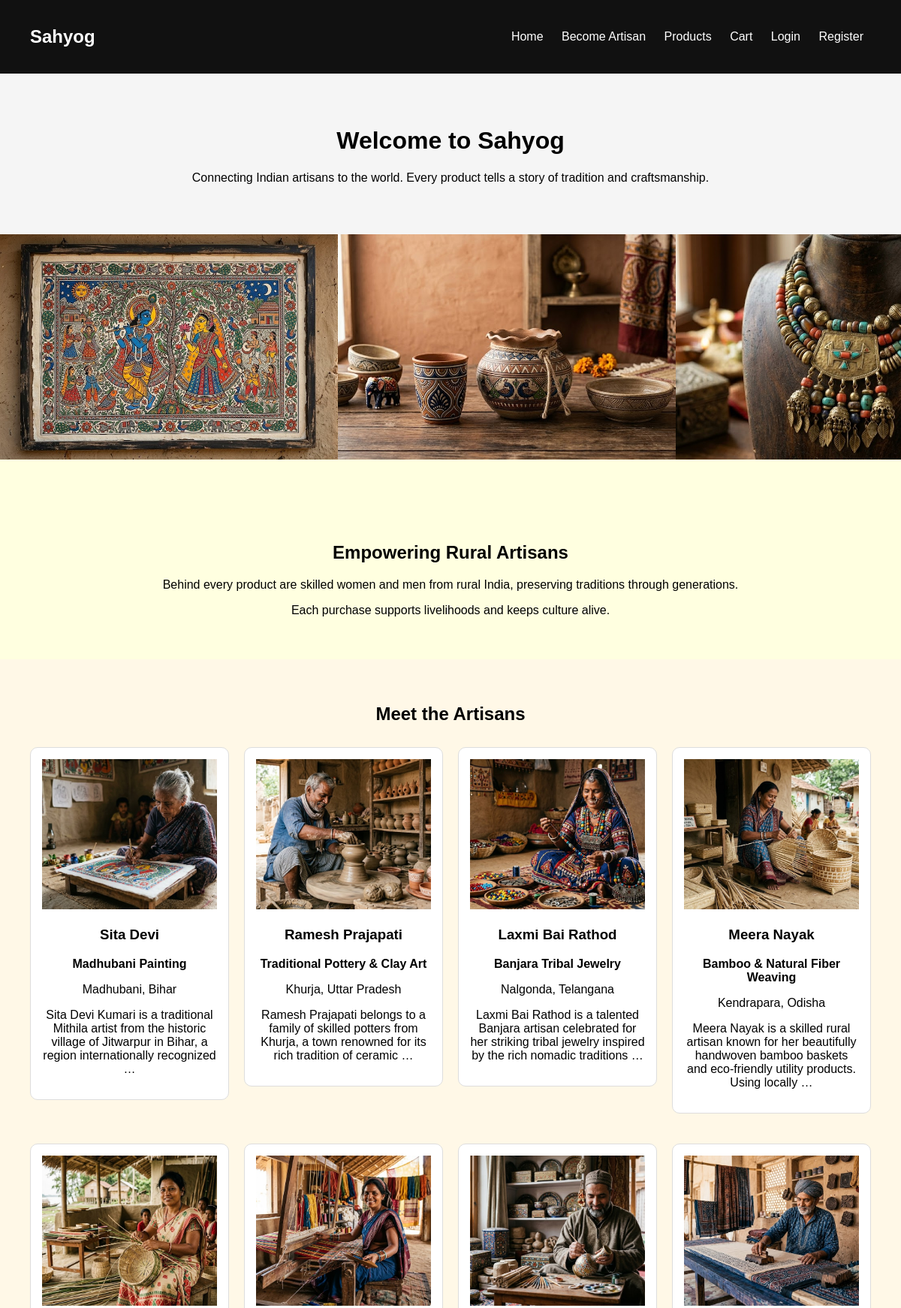
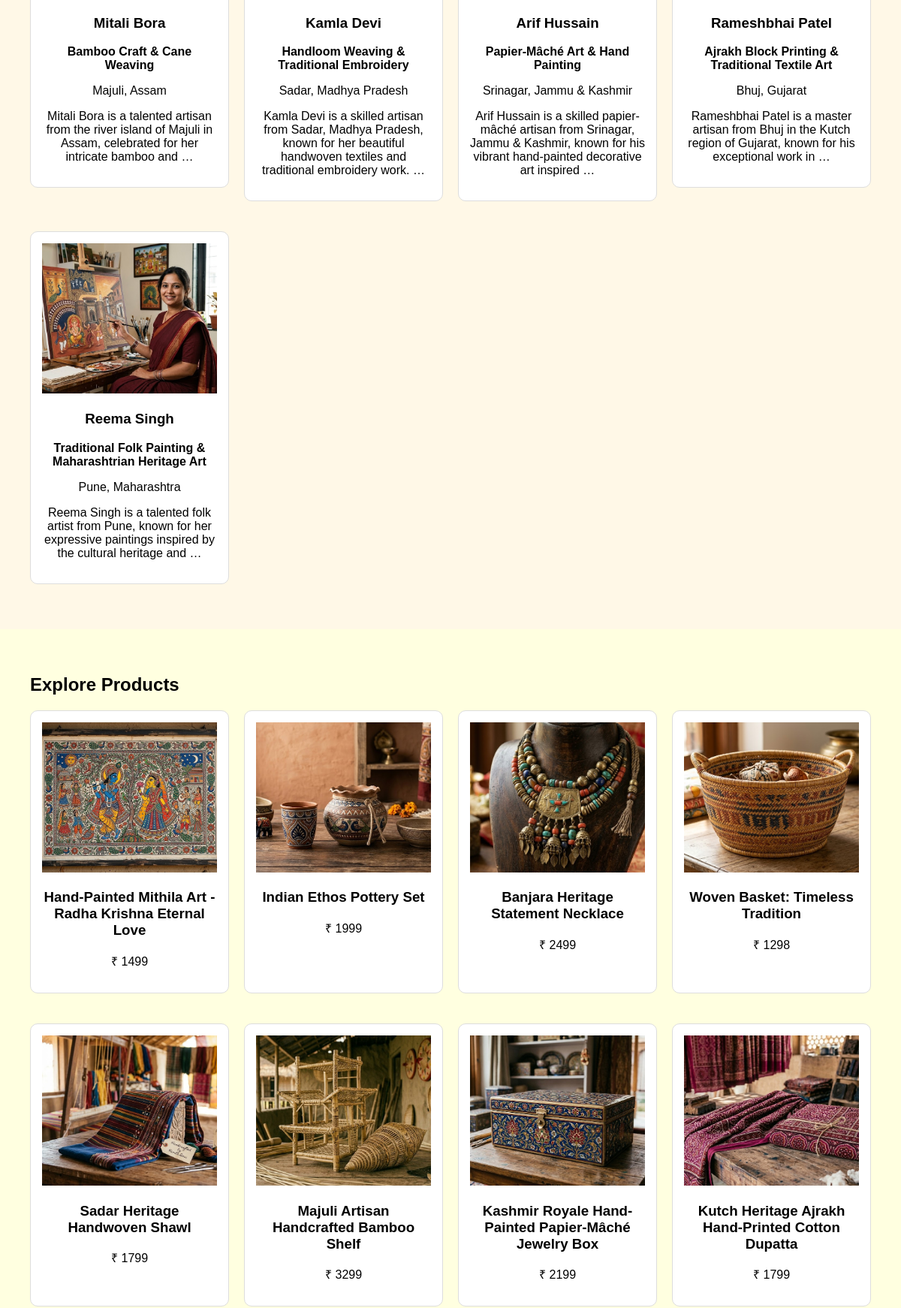
The page / (upper part) on the database its author committed (2 pictures, top to bottom).
### store/models.py (models this page shows, shortened)
class Product(models.Model):
    artisan = models.ForeignKey(Artisan, on_delete=models.CASCADE, null=True)
    name = models.CharField(max_length=200)
    price = models.IntegerField()
    description = models.TextField()
    image = models.ImageField(upload_to='products/')

class Artisan(models.Model):
    user = models.OneToOneField(
    User,
    on_delete=models.CASCADE,
    null=True,
    blank=True,
    related_name='artisan'
)
    name = models.CharField(max_length=100)
    village = models.CharField(max_length=100)
    craft = models.CharField(max_length=100)
    story = models.TextField()
    image = models.ImageField(upload_to='artisans/')

### store/views.py (the view)
# urls.py: 2. Add a URL to urlpatterns:  path('', views.home, name='home')
def home(request):
    products = Product.objects.all()
    slider_products = Product.objects.all()[:10]
    artisans = Artisan.objects.all()
    is_artisan = False
    if request.user.is_authenticated:
        is_artisan = Artisan.objects.filter(
            user=request.user
        ).exists()
    return render(request, 'index.html', {
        'products': products,
        'slider_products': slider_products,
        'artisans': artisans,
        'is_artisan': is_artisan
    })

### store/context_processors.py (called while the page is built)
def artisan_status(request):
    is_artisan = False
    if request.user.is_authenticated:
        is_artisan = Artisan.objects.filter(user=request.user).exists()
    return { 'is_artisan': is_artisan }

### templates/index.html (shortened to what this page needs)
{% extends 'base.html' %}
{% load static %}
{% block content %}
<div class="hero">
    <h1>Welcome to Sahyog</h1>
    <p>
        Connecting Indian artisans to the world.
        Every product tells a story of tradition and craftsmanship.
    </p>
</div>
<div class="slider">
    <div class="slides">
        {% for product in slider_products %}
            <img src="{{ product.image.url }}">
        {% endfor %}
    </div>
</div>
<div class="about">
    <h2>Empowering Rural Artisans</h2>
    <p>
        Behind every product are skilled women and men from rural India,
        preserving traditions through generations.
    </p>
    <p>
        Each purchase supports livelihoods and keeps culture alive.
    </p>
</div>
<div class="artisan-section">
    <h2>Meet the Artisans</h2>
    <div class="products">
        {% for artisan in artisans %}
        <a href="{% url 'artisan_detail' artisan.id %}" class="artisan-link">
        <div class="card artisan-card">
        <img src="{{ artisan.image.url }}">
        <h3>{{ artisan.name }}</h3>
        <p><strong>{{ artisan.craft }}</strong></p>
        <p>{{ artisan.village }}</p>
        <p>{{ artisan.story|truncatewords:20 }}</p>
    </div>
    </a>
    {% endfor %}
    </div>
</div>
<div class="container">
    <h2>Explore Products</h2>
    <div class="products">
        {% for product in products %}
            <div class="card">
                <img src="{{ product.image.url }}">
                <h3>{{ product.name }}</h3>
                <p>₹ {{ product.price }}</p>
            </div>
        {% endfor %}
    </div>
</div>
{% endblock %}

### static/css/style.css (style rules this page uses)
body { margin: 0; font-family: Arial; background: lightyellow; }
.hero { background: #f5f5f5; padding: 50px; text-align: center; }
.slider { width: 100%; height: 350px; overflow: hidden; }
.slides { display: flex; animation: slide 10s infinite; }
.slides img { width: 450px; height: 300px; object-fit: cover; }
.about { padding: 40px; text-align: center; }
.container { padding: 40px; }
.products { display: grid; grid-template-columns: repeat(auto-fill, minmax(220px, 1fr)); gap: 20px; }
.card { border: 1px solid #ddd; padding: 15px; text-align: center; border-radius: 10px; background: white; }
.card img { width: 100%; height: 200px; object-fit: cover; }
.artisan-section { padding: 40px; background: #fff8e7; }
.artisan-section h2 { text-align: center; margin-bottom: 30px; }
.artisan-link { text-decoration: none; color: black; }
.card { margin-bottom: 20px; }

### rows shown on the page
Product: image (picture), name "Hand-Painted Mithila Art - Radha Krishna Eternal Love", price "1499"
Product: image (picture), name "Indian Ethos Pottery Set", price "1999"
Product: image (picture), name "Banjara Heritage Statement Necklace", price "2499"
Artisan: image (picture), name "Sita Devi", craft "Madhubani Painting", village "Madhubani, Bihar", story "Sita Devi Kumari is a traditional Mithila artist from the historic village of Jitwarpur in Bihar, a region internationally recognized …"
Artisan: image (picture), name "Ramesh Prajapati", craft "Traditional Pottery & Clay Art", village "Khurja, Uttar Pradesh", story "Ramesh Prajapati belongs to a family of skilled potters from Khurja, a town renowned for its rich tradition of ceramic …"
Artisan: image (picture), name "Laxmi Bai Rathod", craft "Banjara Tribal Jewelry", village "Nalgonda, Telangana", story "Laxmi Bai Rathod is a talented Banjara artisan celebrated for her striking tribal jewelry inspired by the rich nomadic traditions …"
Artisan: image (picture), name "Meera Nayak", craft "Bamboo & Natural Fiber Weaving", village "Kendrapara, Odisha", story "Meera Nayak is a skilled rural artisan known for her beautifully handwoven bamboo baskets and eco-friendly utility products. Using locally …"
Artisan: image (picture), name "Mitali Bora", craft "Bamboo Craft & Cane Weaving", village "Majuli, Assam", story "Mitali Bora is a talented artisan from the river island of Majuli in Assam, celebrated for her intricate bamboo and …"
Artisan: image (picture), name "Kamla Devi", craft "Handloom Weaving & Traditional Embroidery", village "Sadar, Madhya Pradesh", story "Kamla Devi is a skilled artisan from Sadar, Madhya Pradesh, known for her beautiful handwoven textiles and traditional embroidery work. …"
Artisan: image (picture), name "Arif Hussain", craft "Papier-Mâché Art & Hand Painting", village "Srinagar, Jammu & Kashmir", story "Arif Hussain is a skilled papier-mâché artisan from Srinagar, Jammu & Kashmir, known for his vibrant hand-painted decorative art inspired …"
Artisan: image (picture), name "Rameshbhai Patel", craft "Ajrakh Block Printing & Traditional Textile Art", village "Bhuj, Gujarat", story "Rameshbhai Patel is a master artisan from Bhuj in the Kutch region of Gujarat, known for his exceptional work in …"
Artisan: image (picture), name "Reema Singh", craft "Traditional Folk Painting & Maharashtrian Heritage Art", village "Pune, Maharashtra", story "Reema Singh is a talented folk artist from Pune, known for her expressive paintings inspired by the cultural heritage and …"
Product: image (picture), name "Woven Basket: Timeless Tradition", price "1298"
Product: image (picture), name "Sadar Heritage Handwoven Shawl", price "1799"
Product: image (picture), name "Majuli Artisan Handcrafted Bamboo Shelf", price "3299"
Product: image (picture), name "Kashmir Royale Hand-Painted Papier-Mâché Jewelry Box", price "2199"
Product: image (picture), name "Kutch Heritage Ajrakh Hand-Printed Cotton Dupatta", price "1799"
